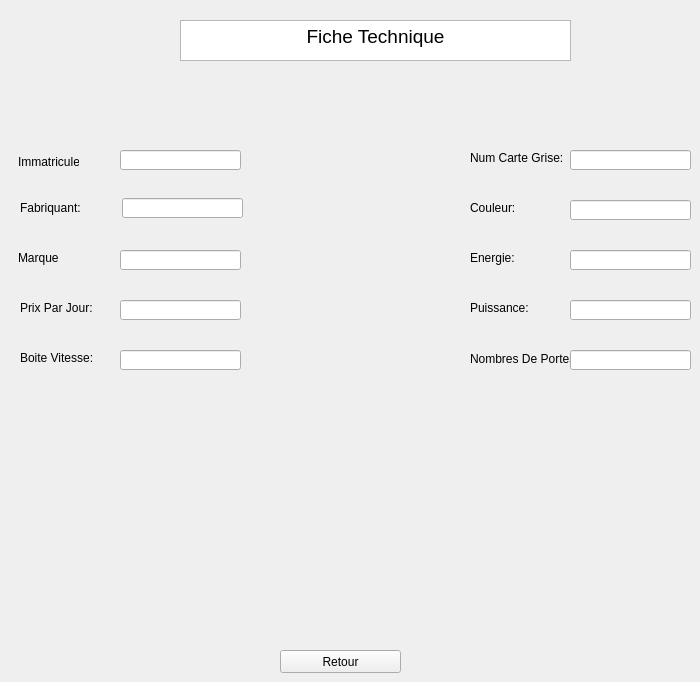
    <widget class="QWidget" name="Fichevoiture">
     <widget class="QLabel" name="label_67">
      <property name="geometry">
       <rect>
        <x>470</x>
        <y>300</y>
        <width>81</width>
        <height>16</height>
       </rect>
      </property>
      <property name="text">
       <string>Puissance:</string>
      </property>
     </widget>
     <widget class="QLabel" name="label_68">
      <property name="geometry">
       <rect>
        <x>470</x>
        <y>350</y>
        <width>101</width>
        <height>17</height>
       </rect>
      </property>
      <property name="text">
       <string>Nombres De Portes:</string>
      </property>
     </widget>
     <widget class="QLineEdit" name="energie_2">
      <property name="geometry">
       <rect>
        <x>570</x>
        <y>250</y>
        <width>121</width>
        <height>20</height>
       </rect>
      </property>
     </widget>
     <widget class="QLabel" name="label_69">
      <property name="geometry">
       <rect>
        <x>20</x>
        <y>300</y>
        <width>81</width>
        <height>16</height>
       </rect>
      </property>
      <property name="text">
       <string>Prix Par Jour:</string>
      </property>
     </widget>
     <widget class="QLabel" name="label_70">
      <property name="geometry">
       <rect>
        <x>18</x>
        <y>250</y>
        <width>41</width>
        <height>16</height>
       </rect>
      </property>
      <property name="text">
       <string>Marque:</string>
      </property>
     </widget>
     <widget class="QLineEdit" name="imma_2">
      <property name="geometry">
       <rect>
        <x>120</x>
        <y>150</y>
        <width>121</width>
        <height>20</height>
       </rect>
      </property>
     </widget>
     <widget class="QLineEdit" name="marque_2">
      <property name="geometry">
       <rect>
        <x>120</x>
        <y>250</y>
        <width>121</width>
        <height>20</height>
       </rect>
      </property>
     </widget>
     <widget class="QLineEdit" name="boite_2">
      <property name="geometry">
       <rect>
        <x>120</x>
        <y>350</y>
        <width>121</width>
        <height>20</height>
       </rect>
      </property>
     </widget>
     <widget class="QLabel" name="label_71">
      <property name="geometry">
       <rect>
        <x>18</x>
        <y>154</y>
        <width>61</width>
        <height>16</height>
       </rect>
      </property>
      <property name="text">
       <string>Immatricule:</string>
      </property>
     </widget>
     <widget class="QLineEdit" name="couleur_2">
      <property name="geometry">
       <rect>
        <x>570</x>
        <y>200</y>
        <width>121</width>
        <height>20</height>
       </rect>
      </property>
     </widget>
     <widget class="QLineEdit" name="prixJour_2">
      <property name="geometry">
       <rect>
        <x>120</x>
        <y>300</y>
        <width>121</width>
        <height>20</height>
       </rect>
      </property>
     </widget>
     <widget class="QLabel" name="label_72">
      <property name="geometry">
       <rect>
        <x>470</x>
        <y>250</y>
        <width>81</width>
        <height>16</height>
       </rect>
      </property>
      <property name="text">
       <string>Energie:</string>
      </property>
     </widget>
     <widget class="QLineEdit" name="grise_2">
      <property name="geometry">
       <rect>
        <x>570</x>
        <y>150</y>
        <width>121</width>
        <height>20</height>
       </rect>
      </property>
     </widget>
     <widget class="QLabel" name="label_73">
      <property name="geometry">
       <rect>
        <x>20</x>
        <y>350</y>
        <width>81</width>
        <height>16</height>
       </rect>
      </property>
      <property name="text">
       <string>Boite Vitesse:</string>
      </property>
     </widget>
     <widget class="QLineEdit" name="fabr_2">
      <property name="geometry">
       <rect>
        <x>122</x>
        <y>198</y>
        <width>121</width>
        <height>20</height>
       </rect>
      </property>
     </widget>
     <widget class="QLineEdit" name="puissance_2">
      <property name="geometry">
       <rect>
        <x>570</x>
        <y>300</y>
        <width>121</width>
        <height>20</height>
       </rect>
      </property>
     </widget>
     <widget class="QLabel" name="label_74">
      <property name="geometry">
       <rect>
        <x>470</x>
        <y>150</y>
        <width>101</width>
        <height>16</height>
       </rect>
      </property>
      <property name="text">
       <string>Num Carte Grise:</string>
      </property>
     </widget>
     <widget class="QLabel" name="label_75">
      <property name="geometry">
       <rect>
        <x>20</x>
        <y>200</y>
        <width>61</width>
        <height>16</height>
       </rect>
      </property>
      <property name="text">
       <string>Fabriquant:</string>
      </property>
     </widget>
     <widget class="QLabel" name="label_76">
      <property name="geometry">
       <rect>
        <x>470</x>
        <y>200</y>
        <width>61</width>
        <height>16</height>
       </rect>
      </property>
      <property name="text">
       <string>Couleur:</string>
      </property>
     </widget>
     <widget class="QTextEdit" name="textEdit">
      <property name="geometry">
       <rect>
        <x>180</x>
        <y>20</y>
        <width>391</width>
        <height>41</height>
       </rect>
      </property>
      <property name="html">
       <string>&lt;!DOCTYPE HTML PUBLIC &quot;-//W3C//DTD HTML 4.0//EN&quot; &quot;http://www.w3.org/TR/REC-html40/strict.dtd&quot;&gt;
&lt;html&gt;&lt;head&gt;&lt;meta name=&quot;qrichtext&quot; content=&quot;1&quot; /&gt;&lt;style type=&quot;text/css&quot;&gt;
p, li { white-space: pre-wrap; }
&lt;/style&gt;&lt;/head&gt;&lt;body style=&quot; font-family:'MS Shell Dlg 2'; font-size:8.25pt; font-weight:400; font-style:normal;&quot;&gt;
&lt;p align=&quot;center&quot; style=&quot; margin-top:0px; margin-bottom:0px; margin-left:0px; margin-right:0px; -qt-block-indent:0; text-indent:0px;&quot;&gt;&lt;span style=&quot; font-size:14pt;&quot;&gt;Fiche Technique&lt;/span&gt;&lt;/p&gt;&lt;/body&gt;&lt;/html&gt;</string>
      </property>
     </widget>
     <widget class="QLabel" name="imgVoiture2">
      <property name="geometry">
       <rect>
        <x>140</x>
        <y>420</y>
        <width>551</width>
        <height>191</height>
       </rect>
      </property>
      <property name="text">
       <string/>
      </property>
     </widget>
     <widget class="QLineEdit" name="nbr">
      <property name="geometry">
       <rect>
        <x>570</x>
        <y>350</y>
        <width>121</width>
        <height>20</height>
       </rect>
      </property>
     </widget>
     <widget class="QPushButton" name="pushButton_2">
      <property name="geometry">
       <rect>
        <x>280</x>
        <y>650</y>
        <width>121</width>
        <height>23</height>
       </rect>
      </property>
      <property name="text">
       <string>Retour</string>
      </property>
     </widget>
    </widget>
